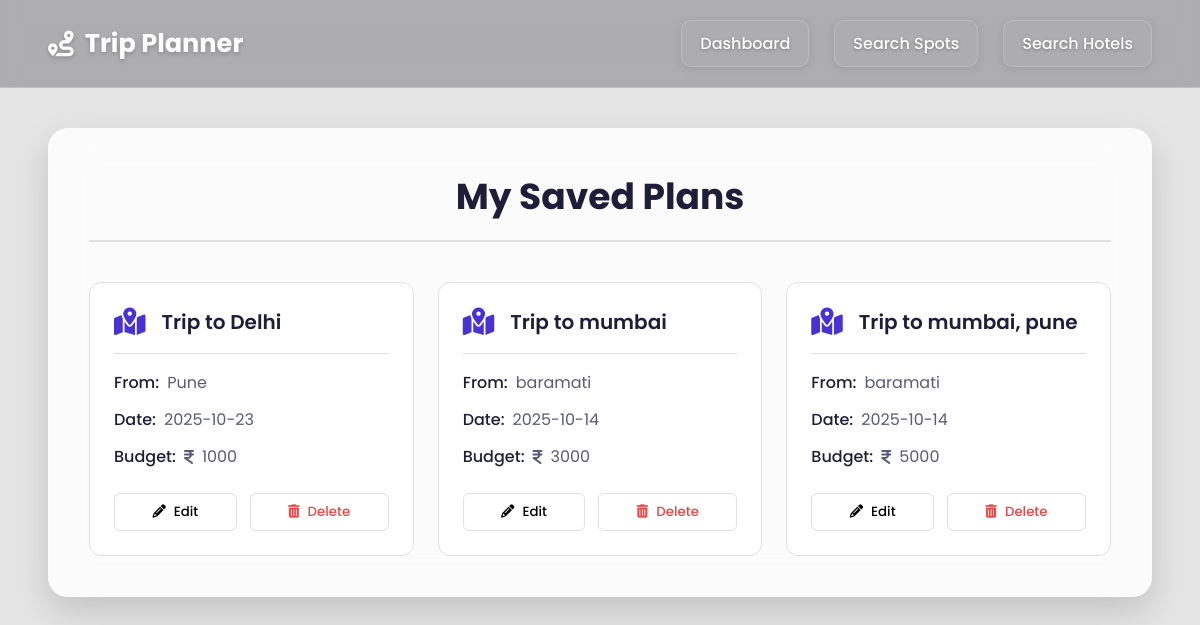
Screenshot of /my_plans (signed in) with the database file from the repository.
### app/models.py (models this page shows)
class Plan(db.Model):
    id = db.Column(db.Integer, primary_key=True)
    current_location = db.Column(db.String(200), nullable=False)
    destination = db.Column(db.Text, nullable=False)
    date = db.Column(db.String(20), nullable=False)
    budget = db.Column(db.String(50), nullable=True) # Added budget field
    user_id = db.Column(db.Integer, db.ForeignKey('user.id'), nullable=False)

### app/routes/__init__.py (the view)
@routes_bp.route('/my_plans')
def my_plans():
    if login_required():
        return redirect(url_for('routes.home'))
    user = User.query.get(session['user_id'])
    plans = Plan.query.filter_by(user_id=user.id).all()
    return render_template("my_plans.html", plans=plans, user=user)

### app/routes/__init__.py (called while the page is built)
def login_required():
    return 'user_id' not in session

### app/templates/my_plans.html (shortened to what this page needs)
<!DOCTYPE html>
<html lang="en">
<head>
    <link rel="stylesheet" href="https://cdnjs.cloudflare.com/ajax/libs/font-awesome/6.4.0/css/all.min.css">
    <link rel="stylesheet" href="{{ url_for('static', filename='css/my_plans.css') }}">
</head>
<body>
    <header class="header-nav">
        <div class="logo">
            <i class="fa-solid fa-route"></i>
            <span>Trip Planner</span>
        </div>
        <nav class="nav-links">
            <ul>
                <li><a href="/dashboard">Dashboard</a></li>
                <li><a href="/search_spots">Search Spots</a></li>
                <li><a href="https://www.expedia.co.in/Hotel-Search?adults=2&numRoom=1&regionId=826952065705930752&clickref=1101IBM9GGSr&affcid=IN.DIRECT.PHG.1011145458.0&ref_id=1101IBM9GGSr&my_ad=AFF.IN.DIRECT.PHG.1011145458.0&afflid=1101IBM9GGSr&affdtl=PHG.1101IBM9GGSr.&sort=RECOMMENDED&startDate=2025-10-23&endDate=2025-10-24&destination=Panvel%2C%20Maharashtra%2C%20India&theme=&userIntent=&semdtl=&categorySearch=&useRewards=false&hotelName=mumbai" target="_blank">Search Hotels</a></li>
            </ul>
        </nav>
    </header>
    <main class="main-container">
        <div class="plans-container">
            <h1>My Saved Plans</h1>
            {% if plans %}
            <div class="plans-grid" id="plans-grid">
                {% for plan in plans %}
                <div class="plan-card" id="plan-card-{{ plan.id }}">
                    <div class="plan-header">
                        <i class="fa-solid fa-map-location-dot"></i>
                        <h3 class="plan-destination">Trip to {{ plan.destination }}</h3>
                    </div>
                    <div class="plan-details">
                        <p><strong>From:</strong> <span class="plan-location">{{ plan.current_location }}</span></p>
                        <p><strong>Date:</strong> <span class="plan-date">{{ plan.date }}</span></p>
                        <p><strong>Budget:</strong> <i class="fa-solid fa-indian-rupee-sign"></i> <span class="plan-budget">{{ plan.budget or 'Not Set' }}</span></p>
                    </div>
                    <div class="plan-actions">
                        <button class="edit-btn" data-plan-id="{{ plan.id }}">
                            <i class="fa-solid fa-pencil"></i> Edit
                        </button>
                        <button class="delete-btn" data-plan-id="{{ plan.id }}">
                            <i class="fa-solid fa-trash-can"></i> Delete
                        </button>
                    </div>
                </div>
                {% endfor %}
            </div>
            {% else %}
            <div class="no-plans">
                <i class="fa-solid fa-folder-open"></i>
                <p>You haven't added any plans yet.</p>
                <a href="/dashboard" class="add-plan-link">Add a New Plan</a>
            </div>
            {% endif %}
        </div>
    </main>
</body>
</html>

### app/static/css/my_plans.css (style rules this page uses)
:root { --primary-color: #4832d3; --secondary-color: #6a11cb; --text-dark: #1e1e3a; --text-light: #5a5a7a; --white: #ffffff; --light-bg: #f7f7fd; --border-color: #e0e0e0; --danger-color: #ef4444; --danger-hover-color: #dc2626; }
body { font-family: 'Poppins', sans-serif; margin: 0; background-image: url('https://images.unsplash.com/photo-1506905925346-21bda4d32df4?q=80&w=2070&auto=format&fit=crop'); background-size: cover; background-position: center; background-attachment: fixed; color: var(--text-dark); min-height: 100vh; }
body::before { content: ""; position: absolute; top: 0; left: 0; right: 0; bottom: 0; background-color: rgba(0, 0, 0, 0.1); backdrop-filter: blur(5px); z-index: -1; }
.header-nav { padding: 20px 3rem; display: flex; justify-content: space-between; align-items: center; background: rgba(10, 10, 20, 0.25); backdrop-filter: blur(10px); border-bottom: 1px solid rgba(255, 255, 255, 0.2); position: sticky; top: 0; z-index: 1000; }
.logo { display: flex; align-items: center; font-size: 1.6rem; font-weight: 700; color: var(--white); gap: 0.7rem; text-shadow: 0 2px 4px rgba(0,0,0,0.2); }
.nav-links ul { list-style: none; padding: 0; margin: 0; display: flex; align-items: center; gap: 25px; }
.nav-links li a { color: var(--white); background: transparent; border: 1.5px solid rgba(255,255,255,0.18); text-decoration: none; font-weight: 500; padding: 10px 18px; border-radius: 10px; display: block; box-shadow: 0 2px 8px rgba(30,30,58,0.10); text-shadow: 0 1px 3px rgba(0,0,0,0.3); transition: all 0.2s ease-in-out; }
.main-container { padding: 2.5rem 3rem; }
.plans-container { max-width: 1200px; margin: 0 auto; background: rgba(255, 255, 255, 0.85); backdrop-filter: blur(20px); border: 1px solid rgba(255, 255, 255, 0.2); padding: 2.5rem; border-radius: 20px; box-shadow: 0 15px 35px rgba(0, 0, 0, 0.15); }
.plans-container h1 { font-size: 2.25rem; text-align: center; margin: 0 0 2.5rem 0; color: var(--text-dark); padding-bottom: 1rem; border-bottom: 2px solid rgba(0,0,0,0.1); }
.plans-grid { display: grid; grid-template-columns: repeat(auto-fill, minmax(320px, 1fr)); gap: 1.5rem; }
.plan-card { background-color: var(--white); border: 1px solid var(--border-color); border-radius: 12px; padding: 1.5rem; transition: transform 0.3s ease, box-shadow 0.3s ease; }
.plan-header { display: flex; align-items: center; gap: 1rem; padding-bottom: 1rem; margin-bottom: 1rem; border-bottom: 1px solid var(--border-color); }
.plan-header i { font-size: 1.75rem; color: var(--primary-color); }
.plan-header h3 { margin: 0; font-size: 1.25rem; font-weight: 600; color: var(--text-dark); }
.plan-details p { margin: 0.75rem 0; color: var(--text-light); display: flex; align-items: center; gap: 0.5rem; }
.plan-details strong { color: var(--text-dark); font-weight: 500; }
.plan-actions { display: flex; gap: 0.8rem; margin-top: 1.5rem; }
.plan-actions button { padding: 8px 15px; border-radius: 6px; border: 1px solid var(--border-color); background-color: var(--white); cursor: pointer; font-weight: 500; font-family: 'Poppins', sans-serif; transition: all 0.2s ease-in-out; display: flex; align-items: center; gap: 0.5rem; flex-grow: 1; justify-content: center; }
.plan-actions .delete-btn { color: var(--danger-color); }

### rows the page displays
Plan: destination "Delhi", current_location "Pune", date "2025-10-23", budget "1000"
Plan: destination "mumbai", current_location "baramati", date "2025-10-14", budget "3000"
Plan: destination "mumbai, pune", current_location "baramati", date "2025-10-14", budget "5000"
